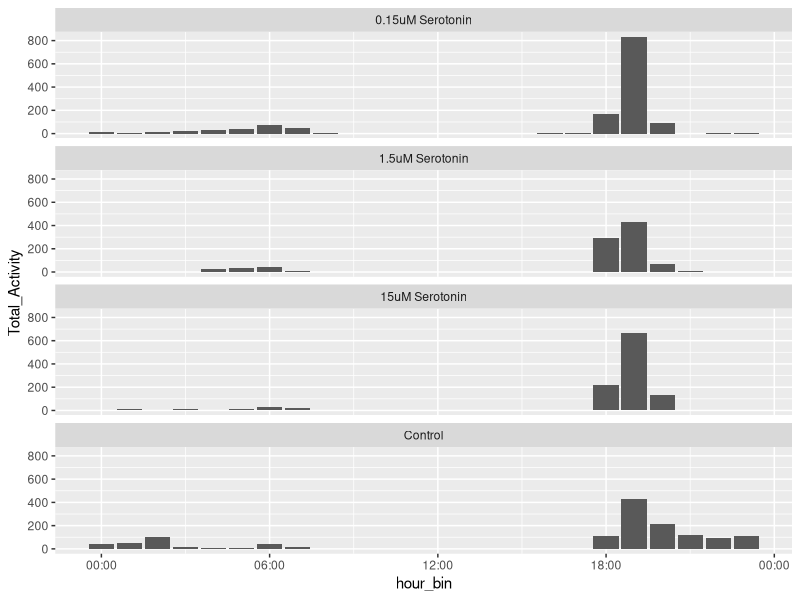

Source code (R):
## ---- chunk 1
library(readxl)
DAMdata <- read_excel("DAMdata.xlsx")

library(knitr)
invisible(library(kableExtra))

kable(head(DAMdata), caption = "Table 1: Mosquito circadian activity") %>%
  kable_styling()
## ---- chunk 2
library(readxl)
DAMdatadictionary <- read_excel("DAMdatadictionary.xlsx")

suppressPackageStartupMessages(library(tidyverse))
library(readxl)
invisible(library(dplyr))
invisible(library(kableExtra))

suppressMessages({
  DAMdatadictionary <- read_excel("DAMdatadictionary.xlsx")
  knitr::kable(DAMdatadictionary, caption = "Table 2: Mosquito circadian activity data dictionary") %>%
    kable_styling()
})
## ---- chunk 3

newDAM <- read_excel("DAMdata.xlsx", skip = 1)

## ---- chunk 4

longDAM <-newDAM %>%
  pivot_longer(!Time, names_to = "ID", values_to = "Activity")%>%
   mutate(
    Treatment = case_when(
      as.numeric(str_extract(ID, "\\d+")) <= 8  ~ "Control",
      as.numeric(str_extract(ID, "\\d+")) <= 16 ~ "0.15uM Serotonin",
      as.numeric(str_extract(ID, "\\d+")) <= 24 ~ "1.5uM Serotonin",
      as.numeric(str_extract(ID, "\\d+")) <= 32 ~ "15uM Serotonin",
      TRUE                                          ~ "Other"
    )
  )

kable(head(longDAM), caption = "Table 3: Mosquito circadian activity") %>%
  kable_styling()

## ---- chunk 5
library(lubridate)

sumDAM <- longDAM%>%
  mutate(hour_bin = floor_date(Time, unit="hour")) %>%
  group_by(hour_bin, Treatment) %>%
  summarise(Total_Activity = sum(Activity))

kable(head(sumDAM), caption = "Table 3: Mosquito circadian activity") %>%
  kable_styling()

## ---- chunk 6
library(scales)

ggplot(sumDAM, aes(x=hour_bin, y=Total_Activity))+
  geom_col()+
  facet_wrap(~Treatment, ncol = 1)+
  scale_x_datetime(labels = date_format("%H:%M")) 
